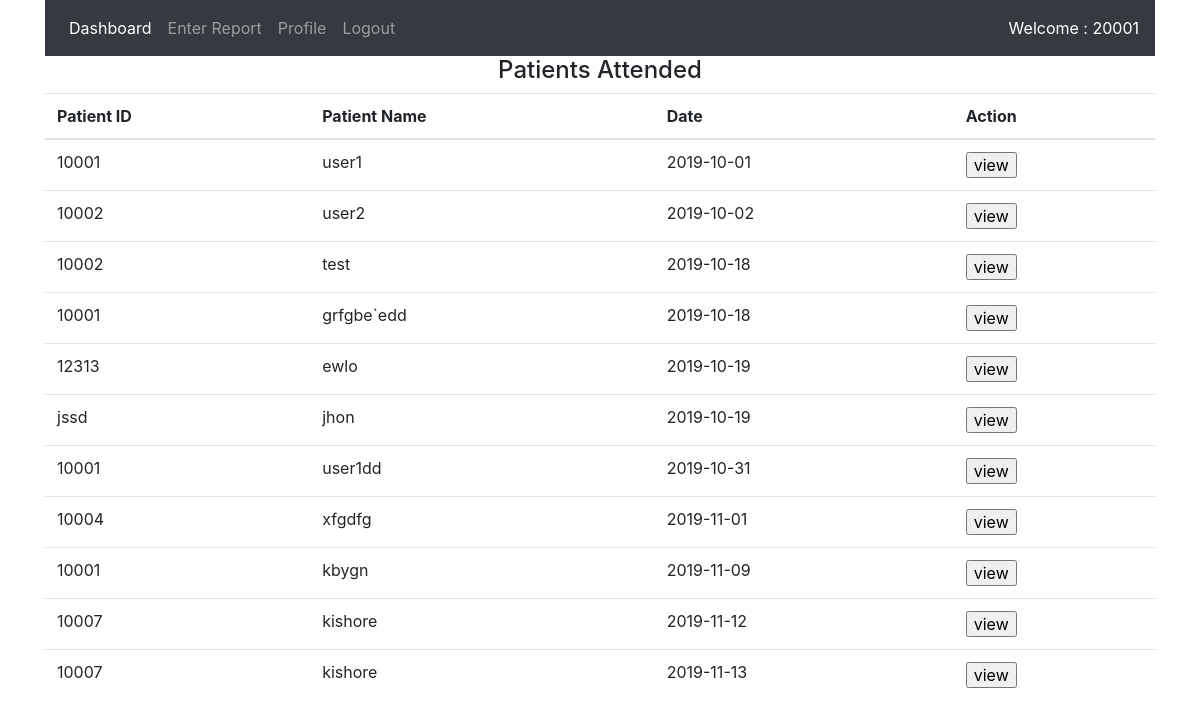
/project/doctor_dashboard.php (signed in), run on the app's committed database.
### tables this page shows
CREATE TABLE `user_doctor_appointments` (
  `ID` int(11) NOT NULL,
  `USER_ID` varchar(50) NOT NULL,
  `USER_NAME` varchar(50) NOT NULL,
  `DOCTOR_ID` varchar(50) NOT NULL,
  `TECHNICIAN_NAME` varchar(50) NOT NULL,
  `APPOINTMENT_DATE` date DEFAULT current_timestamp(),
  `DOCTOR_COMMENTS` varchar(1000) DEFAULT NULL,
  `FEES` decimal(10,0) NOT NULL,
  `REPORTS_DETAILS` varchar(5) NOT NULL,
  `REPORT_ID` int(11) DEFAULT NULL
);

### project/doctor_dashboard.php (the view, shortened to what this page needs)
<?php
include 'dbconnection.php';
if($_SESSION["loginUser"]=="doctor")
{
  $doctor_id=$_SESSION["doctor_id"];
?>
  <html>
  <head>
  <link rel="stylesheet" href="css/bootstrap.css">
  </head>
  <body>
  <div class="container" align="center">
  <nav class="navbar navbar-expand-sm bg-dark navbar-dark">
   <ul class="navbar-nav mr-auto">
     <li class="nav-item active">
       <a class="nav-link" href="doctor_dashboard.php">Dashboard</a>
     </li>
     <li class="nav-item">
       <a class="nav-link" href="enter_report.php">Enter Report</a>
     </li>
     <li class="nav-item">
       <a class="nav-link" href="doctor_profile.php">Profile</a>
     </li>
     <li class="nav-item">
       <a class="nav-link" href="logout.php">Logout</a>
     </li>
   </ul>
   <ul class="navbar-nav">
    <li class="nav-item">
        <span style="color:white">Welcome : <?php echo $doctor_id ?></span>
    </li>
  </ul>
 </nav>
 <h4>Patients Attended</h4>
 <table class="table table-hover">
   <thead>
     <tr>
       <th>Patient ID</th>
       <th>Patient Name</th>
       <th>Date</th>
       <th>Action</th>
     </tr>
   </thead>
   <tbody>
   <?php
      $query = "SELECT ID,USER_ID,USER_NAME,APPOINTMENT_DATE,REPORT_ID FROM user_doctor_appointments where DOCTOR_ID='".$doctor_id."'";
      mysqli_query($db, $query) or die('Error querying database.');
      $result = mysqli_query($db, $query);
      while ($row = mysqli_fetch_array($result))
      {
        echo "<tr>";
        echo "<td>"  . $row['USER_ID'] . "</td>";
        echo "<td>"  . $row['USER_NAME'] . "</td>";
        echo "<td>"  . $row['APPOINTMENT_DATE'] . "</td>";
        echo "<td><input type='button' value='view' onclick=\"dynamicpost('".$row['REPORT_ID']."','".$row['USER_ID']."','".$doctor_id."','".$row['ID']."')\"></td>";
        echo "</tr>";
      }
    ?>
   </tbody>
 </table>
 </div>
 </body>
 </html>
<?php
}else{
    header('location:logout.php');
}
?>

### data on the page
user_doctor_appointments: USER_ID "10001", USER_NAME "user1", APPOINTMENT_DATE "2019-10-01"
user_doctor_appointments: USER_ID "10002", USER_NAME "user2", APPOINTMENT_DATE "2019-10-02"
user_doctor_appointments: USER_ID "10002", USER_NAME "test", APPOINTMENT_DATE "2019-10-18"
user_doctor_appointments: USER_ID "10001", USER_NAME "grfgbe`edd", APPOINTMENT_DATE "2019-10-18"
user_doctor_appointments: USER_ID "12313", USER_NAME "ewlo", APPOINTMENT_DATE "2019-10-19"
user_doctor_appointments: USER_ID "jssd", USER_NAME "jhon", APPOINTMENT_DATE "2019-10-19"
user_doctor_appointments: USER_ID "10001", USER_NAME "user1dd", APPOINTMENT_DATE "2019-10-31"
user_doctor_appointments: USER_ID "10004", USER_NAME "xfgdfg", APPOINTMENT_DATE "2019-11-01"
user_doctor_appointments: USER_ID "10001", USER_NAME "kbygn", APPOINTMENT_DATE "2019-11-09"
user_doctor_appointments: USER_ID "10007", USER_NAME "kishore", APPOINTMENT_DATE "2019-11-12"
user_doctor_appointments: USER_ID "10007", USER_NAME "kishore", APPOINTMENT_DATE "2019-11-13"

### other printed values
$doctor_id "20001"
